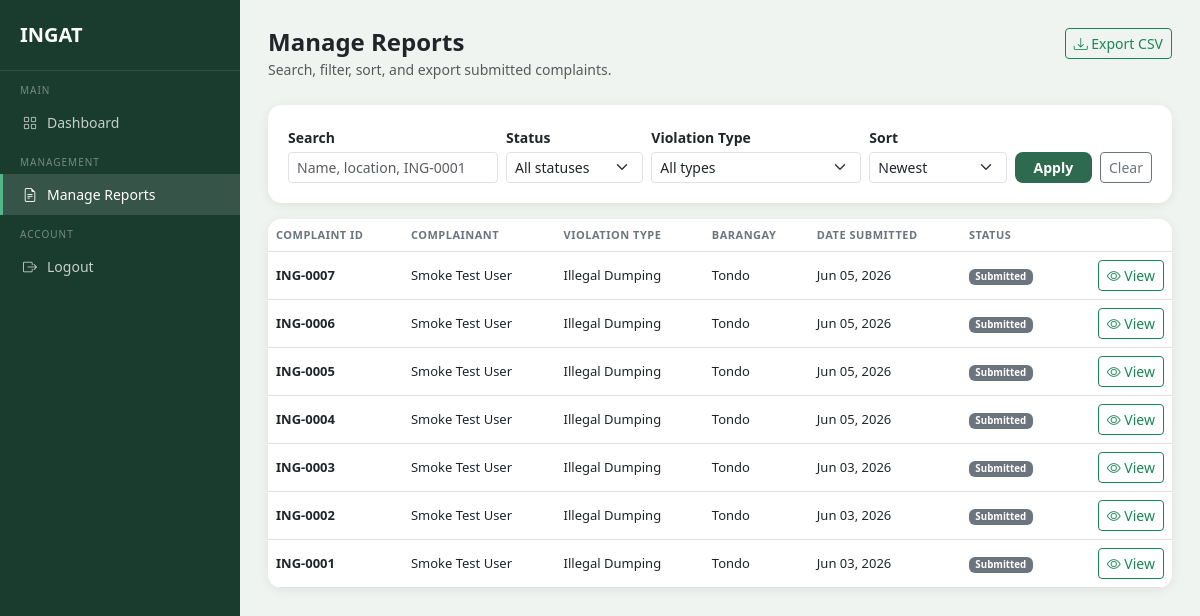
Screenshot of /admin/reports (signed in) with the database file from the repository.
### models.py (models this page shows, shortened)
class Complaint(db.Model):
    __tablename__ = 'complaints'
    id = db.Column(db.Integer, primary_key=True)
    user_id = db.Column(db.Integer, db.ForeignKey('users.id'), nullable=False)
    agency_id = db.Column(db.Integer, db.ForeignKey('agencies.id'), nullable=True)
    violation_type = db.Column(db.String(100), nullable=False)
    street_address = db.Column(db.String(255), nullable=False)
    barangay = db.Column(db.String(100), nullable=False)
    municipality = db.Column(db.String(100), nullable=False)
    date_incident = db.Column(db.Date, nullable=False)
    description = db.Column(db.Text, nullable=False)
    photo_path = db.Column(db.String(255), nullable=True)
    generated_letter = db.Column(db.Text, nullable=True)
    letter_generated = db.Column(db.Boolean, default=False)
    status = db.Column(db.String(50), default='Submitted')
    created_at = db.Column(db.DateTime, default=datetime.utcnow)
    status_history = db.relationship('StatusHistory', backref='complaint', lazy=True)

class User(db.Model, UserMixin):
    __tablename__ = 'users'
    id = db.Column(db.Integer, primary_key=True)
    full_name = db.Column(db.String(100), nullable=False)
    email = db.Column(db.String(120), unique=True, nullable=False)
    contact_number = db.Column(db.String(11), nullable=False)
    barangay = db.Column(db.String(100), nullable=False)
    municipality = db.Column(db.String(100), nullable=False)
    password_hash = db.Column(db.String(256), nullable=False)
    status = db.Column(db.String(20), default='active')
    email_notif = db.Column(db.Boolean, default=True)
    inapp_notif = db.Column(db.Boolean, default=True)
    created_at = db.Column(db.DateTime, default=datetime.utcnow)
    complaints = db.relationship('Complaint', backref='complainant', lazy=True)
    email_verifications = db.relationship('EmailVerification', backref='user', lazy=True)

### routes/admin_routes.py (the view)
@admin_bp.route('/reports')
@admin_required
def manage_reports():
    page = request.args.get('page', 1, type=int)
    paginated = _filtered_complaints_query().paginate(page=page, per_page=10, error_out=False)
    return render_template(
        'admin/manage_reports.html',
        complaints=paginated.items,
        search=request.args.get('q', '').strip(),
        status_filter=request.args.get('status', '').strip(),
        violation_filter=request.args.get('violation_type', '').strip(),
        sort=request.args.get('sort', 'newest').strip(),
        statuses=STATUS_OPTIONS,
        violation_types=VIOLATION_TYPES,
        pagination=paginated,
    )

### routes/admin_routes.py (called while the page is built, shortened)
def _filtered_complaints_query():
    from models import Complaint, User
    search = request.args.get('q', '').strip()
    status_filter = request.args.get('status', '').strip()
    violation_filter = request.args.get('violation_type', '').strip()
    sort = request.args.get('sort', 'newest').strip()
    query = Complaint.query.join(User, Complaint.user_id == User.id)
    if status_filter:
        query = query.filter(Complaint.status == status_filter)
    if violation_filter:
        query = query.filter(Complaint.violation_type == violation_filter)
    if sort == 'oldest':
        query = query.order_by(Complaint.created_at.asc())
    elif sort == 'status':
        query = query.order_by(Complaint.status.asc(), Complaint.created_at.desc())
    else:
        query = query.order_by(Complaint.created_at.desc())
    return query

### routes/auth.py (called while the page is built)
def admin_required(fn):
    @login_required
    @wraps(fn)
    def wrapper(*args, **kwargs):
        from models import AdminUser
        if not isinstance(current_user, AdminUser):
            flash('Please log in as admin.', 'danger')
            return redirect(url_for('admin.admin_login'))
        return fn(*args, **kwargs)
    return wrapper

### templates/admin/manage_reports.html (shortened to what this page needs)
<!DOCTYPE html>
<html lang="en">
<head>
    <link href="https://cdn.jsdelivr.net/npm/bootstrap@5.3.0/dist/css/bootstrap.min.css" rel="stylesheet">
    <link href="https://cdn.jsdelivr.net/npm/bootstrap-icons@1.10.5/font/bootstrap-icons.css" rel="stylesheet">
</head>
<body>
<div class="sidebar">
    <a href="{{ url_for('admin.dashboard') }}" class="sidebar-brand">INGAT</a>
    <div class="sidebar-label">Main</div>
    <a href="{{ url_for('admin.dashboard') }}" class="sidebar-item">
        <i class="bi bi-grid"></i> Dashboard
    </a>
    <div class="sidebar-label">Management</div>
    <a href="{{ url_for('admin.manage_reports') }}" class="sidebar-item active">
        <i class="bi bi-file-earmark-text"></i> Manage Reports
    </a>
    <div class="sidebar-label">Account</div>
    <a href="{{ url_for('admin.logout') }}" class="sidebar-item">
        <i class="bi bi-box-arrow-right"></i> Logout
    </a>
</div>
<div class="main-content">
    <div class="d-flex justify-content-between align-items-start mb-4">
        <div>
            <h4 class="fw-bold mb-0">Manage Reports</h4>
            <small class="text-muted">Search, filter, sort, and export submitted complaints.</small>
        </div>
        <a href="{{ url_for('admin.export_reports_csv', q=search, status=status_filter, violation_type=violation_filter, sort=sort) }}"
           class="btn btn-outline-success btn-sm">
            <i class="bi bi-download"></i> Export CSV
        </a>
    </div>
    <div class="section-card mb-3">
        <form method="GET" action="{{ url_for('admin.manage_reports') }}" class="row g-2 align-items-end">
            <div class="col-md-3">
                <label class="form-label small fw-semibold mb-1">Search</label>
                <input type="text" name="q" class="form-control form-control-sm" value="{{ search }}"
                       placeholder="Name, location, ING-0001">
            </div>
            <div class="col-md-2">
                <label class="form-label small fw-semibold mb-1">Status</label>
                <select name="status" class="form-select form-select-sm">
                    <option value="">All statuses</option>
                </select>
            </div>
            <div class="col-md-3">
                <label class="form-label small fw-semibold mb-1">Violation Type</label>
                <select name="violation_type" class="form-select form-select-sm">
                    <option value="">All types</option>
                </select>
            </div>
            <div class="col-md-2">
                <label class="form-label small fw-semibold mb-1">Sort</label>
                <select name="sort" class="form-select form-select-sm">
                    <option value="newest" {% if sort == 'newest' %}selected{% endif %}>Newest</option>
                </select>
            </div>
            <div class="col-md-2 d-flex gap-2">
                <button type="submit" class="btn btn-ingat btn-sm flex-grow-1">Apply</button>
                <a href="{{ url_for('admin.manage_reports') }}" class="btn btn-outline-secondary btn-sm">Clear</a>
            </div>
        </form>
    </div>
    <div class="section-card p-0 overflow-hidden">
        {% if complaints %}
        <div class="table-responsive">
            <table class="table table-hover mb-0 align-middle">
                <thead class="bg-light">
                    <tr>
                        <th>Complaint ID</th>
                        <th>Complainant</th>
                        <th>Violation Type</th>
                        <th>Barangay</th>
                        <th>Date Submitted</th>
                        <th>Status</th>
                        <th></th>
                    </tr>
                </thead>
                <tbody>
                    {% for c in complaints %}
                    <tr>
                        <td class="fw-semibold">ING-{{ '%04d' % c.id }}</td>
                        <td>{{ c.complainant.full_name }}</td>
                        <td>{{ c.violation_type }}</td>
                        <td>{{ c.barangay }}</td>
                        <td>{{ c.created_at.strftime('%b %d, %Y') }}</td>
                        <td>
                            {% if c.status == 'Submitted' %}
                                <span class="badge badge-submitted">Submitted</span>
                            {% elif c.status == 'Under Review' %}
                                <span class="badge badge-review">Under Review</span>
                            {% elif c.status == 'Forwarded to Agency' %}
                                <span class="badge badge-forwarded">Forwarded</span>
                            {% elif c.status == 'Resolved' %}
                                <span class="badge badge-resolved">Resolved</span>
                            {% else %}
                                <span class="badge bg-secondary">{{ c.status }}</span>
                            {% endif %}
                        </td>
                        <td class="text-end">
                            <a href="{{ url_for('admin.report_detail', complaint_id=c.id) }}"
                               class="btn btn-sm btn-outline-success">
                                <i class="bi bi-eye"></i> View
                            </a>
                        </td>
                    </tr>
                    {% endfor %}
                </tbody>
            </table>
        </div>
        {% else %}
        <div class="text-center py-5 text-muted">
            <i class="bi bi-inbox" style="font-size: 34px;"></i>
            <p class="small mt-2 mb-0">No complaints match the current filters.</p>
        </div>
        {% endif %}
    </div>
</div>
</body>
</html>

### templates/admin/manage_reports.html (style rules this page uses)
body { background-color: #f0f4f0; font-family: 'Segoe UI', sans-serif; }
.sidebar { width: 240px; min-height: 100vh; background-color: #1A3C2E; position: fixed; top: 0; left: 0; padding-top: 20px; z-index: 100; }
.sidebar-brand { color: white; font-size: 20px; font-weight: 700; padding: 0 20px 20px; border-bottom: 1px solid rgba(255,255,255,.1); display: block; text-decoration: none; }
.sidebar-label { font-size: 10px; text-transform: uppercase; letter-spacing: 1px; color: rgba(255,255,255,.4); padding: 12px 20px 4px; }
.sidebar-item { display: flex; align-items: center; gap: 10px; padding: 10px 20px; color: rgba(255,255,255,.75); text-decoration: none; font-size: 14px; border-left: 3px solid transparent; }
.sidebar-item:hover, .sidebar-item.active { background: rgba(255,255,255,.12); color: white; border-left-color: #52B788; }
.main-content { margin-left: 240px; padding: 28px; }
.section-card { background: white; border-radius: 14px; padding: 20px; box-shadow: 0 2px 12px rgba(0,0,0,.07); }
.btn-ingat { background-color: #2D6A4F; color: #fff; border: none; border-radius: 8px; font-weight: 600; }
.table th { font-size: 11px; text-transform: uppercase; letter-spacing: .5px; color: #6c757d; }
.table td { font-size: 13px; vertical-align: middle; }
.badge-submitted { background: #6c757d; }

### rows the page displays
Complaint: id "0007", complainant.full_name "Smoke Test User", violation_type "Illegal Dumping", barangay "Tondo", created_at "Jun 05, 2026", status "Submitted"
Complaint: id "0006", complainant.full_name "Smoke Test User", violation_type "Illegal Dumping", barangay "Tondo", created_at "Jun 05, 2026", status "Submitted"
Complaint: id "0005", complainant.full_name "Smoke Test User", violation_type "Illegal Dumping", barangay "Tondo", created_at "Jun 05, 2026", status "Submitted"
Complaint: id "0004", complainant.full_name "Smoke Test User", violation_type "Illegal Dumping", barangay "Tondo", created_at "Jun 05, 2026", status "Submitted"
Complaint: id "0003", complainant.full_name "Smoke Test User", violation_type "Illegal Dumping", barangay "Tondo", created_at "Jun 03, 2026", status "Submitted"
Complaint: id "0002", complainant.full_name "Smoke Test User", violation_type "Illegal Dumping", barangay "Tondo", created_at "Jun 03, 2026", status "Submitted"
Complaint: id "0001", complainant.full_name "Smoke Test User", violation_type "Illegal Dumping", barangay "Tondo", created_at "Jun 03, 2026", status "Submitted"
